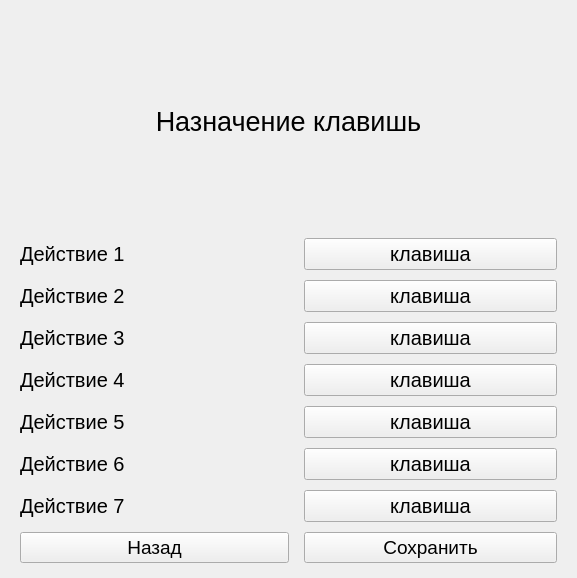
<?xml version="1.0" encoding="UTF-8"?>
<ui version="4.0">
 <class>MainWindow</class>
 <widget class="QMainWindow" name="MainWindow">
  <property name="geometry">
   <rect>
    <x>0</x>
    <y>0</y>
    <width>577</width>
    <height>578</height>
   </rect>
  </property>
  <property name="windowTitle">
   <string>MainWindow</string>
  </property>
  <widget class="QWidget" name="centralwidget">
   <layout class="QGridLayout" name="gridLayout">
    <property name="leftMargin">
     <number>20</number>
    </property>
    <property name="topMargin">
     <number>15</number>
    </property>
    <property name="rightMargin">
     <number>20</number>
    </property>
    <property name="bottomMargin">
     <number>15</number>
    </property>
    <property name="horizontalSpacing">
     <number>15</number>
    </property>
    <property name="verticalSpacing">
     <number>10</number>
    </property>
    <item row="5" column="0">
     <widget class="QLabel" name="label_6">
      <property name="font">
       <font>
        <pointsize>15</pointsize>
       </font>
      </property>
      <property name="text">
       <string>Действие 5</string>
      </property>
     </widget>
    </item>
    <item row="5" column="2" colspan="2">
     <widget class="QPushButton" name="pushButton_7">
      <property name="font">
       <font>
        <pointsize>15</pointsize>
       </font>
      </property>
      <property name="text">
       <string>клавиша</string>
      </property>
     </widget>
    </item>
    <item row="6" column="0">
     <widget class="QLabel" name="label_7">
      <property name="font">
       <font>
        <pointsize>15</pointsize>
       </font>
      </property>
      <property name="text">
       <string>Действие 6</string>
      </property>
     </widget>
    </item>
    <item row="4" column="2" colspan="2">
     <widget class="QPushButton" name="pushButton_6">
      <property name="font">
       <font>
        <pointsize>15</pointsize>
       </font>
      </property>
      <property name="text">
       <string>клавиша</string>
      </property>
     </widget>
    </item>
    <item row="4" column="0" colspan="2">
     <widget class="QLabel" name="label_5">
      <property name="font">
       <font>
        <pointsize>15</pointsize>
       </font>
      </property>
      <property name="text">
       <string>Действие 4</string>
      </property>
     </widget>
    </item>
    <item row="1" column="0" colspan="2">
     <widget class="QLabel" name="label_2">
      <property name="font">
       <font>
        <pointsize>15</pointsize>
       </font>
      </property>
      <property name="text">
       <string>Действие 1</string>
      </property>
     </widget>
    </item>
    <item row="1" column="2" colspan="2">
     <widget class="QPushButton" name="pushButton_3">
      <property name="font">
       <font>
        <pointsize>15</pointsize>
       </font>
      </property>
      <property name="text">
       <string>клавиша</string>
      </property>
     </widget>
    </item>
    <item row="2" column="0" colspan="2">
     <widget class="QLabel" name="label_3">
      <property name="font">
       <font>
        <pointsize>15</pointsize>
       </font>
      </property>
      <property name="text">
       <string>Действие 2</string>
      </property>
     </widget>
    </item>
    <item row="2" column="2" colspan="2">
     <widget class="QPushButton" name="pushButton_4">
      <property name="font">
       <font>
        <pointsize>15</pointsize>
       </font>
      </property>
      <property name="text">
       <string>клавиша</string>
      </property>
     </widget>
    </item>
    <item row="3" column="0" colspan="2">
     <widget class="QLabel" name="label_4">
      <property name="font">
       <font>
        <pointsize>15</pointsize>
       </font>
      </property>
      <property name="text">
       <string>Действие 3</string>
      </property>
     </widget>
    </item>
    <item row="3" column="2" colspan="2">
     <widget class="QPushButton" name="pushButton_5">
      <property name="font">
       <font>
        <pointsize>15</pointsize>
       </font>
      </property>
      <property name="text">
       <string>клавиша</string>
      </property>
     </widget>
    </item>
    <item row="7" column="0">
     <widget class="QLabel" name="label_8">
      <property name="font">
       <font>
        <pointsize>15</pointsize>
       </font>
      </property>
      <property name="text">
       <string>Действие 7</string>
      </property>
     </widget>
    </item>
    <item row="6" column="2" colspan="2">
     <widget class="QPushButton" name="pushButton_9">
      <property name="font">
       <font>
        <pointsize>15</pointsize>
       </font>
      </property>
      <property name="text">
       <string>клавиша</string>
      </property>
     </widget>
    </item>
    <item row="7" column="2" colspan="2">
     <widget class="QPushButton" name="pushButton_8">
      <property name="font">
       <font>
        <pointsize>15</pointsize>
       </font>
      </property>
      <property name="text">
       <string>клавиша</string>
      </property>
     </widget>
    </item>
    <item row="0" column="0" colspan="4">
     <widget class="QLabel" name="label">
      <property name="font">
       <font>
        <pointsize>20</pointsize>
       </font>
      </property>
      <property name="text">
       <string>&lt;html&gt;&lt;head/&gt;&lt;body&gt;&lt;p align=&quot;center&quot;&gt;Назначение клавишь&lt;/p&gt;&lt;/body&gt;&lt;/html&gt;</string>
      </property>
     </widget>
    </item>
    <item row="8" column="2" colspan="2">
     <widget class="QPushButton" name="pushButton_2">
      <property name="font">
       <font>
        <pointsize>14</pointsize>
       </font>
      </property>
      <property name="text">
       <string>Сохранить</string>
      </property>
     </widget>
    </item>
    <item row="8" column="0" colspan="2">
     <widget class="QPushButton" name="pushButton">
      <property name="font">
       <font>
        <pointsize>14</pointsize>
       </font>
      </property>
      <property name="text">
       <string>Назад</string>
      </property>
     </widget>
    </item>
   </layout>
  </widget>
 </widget>
 <resources/>
 <connections/>
</ui>
